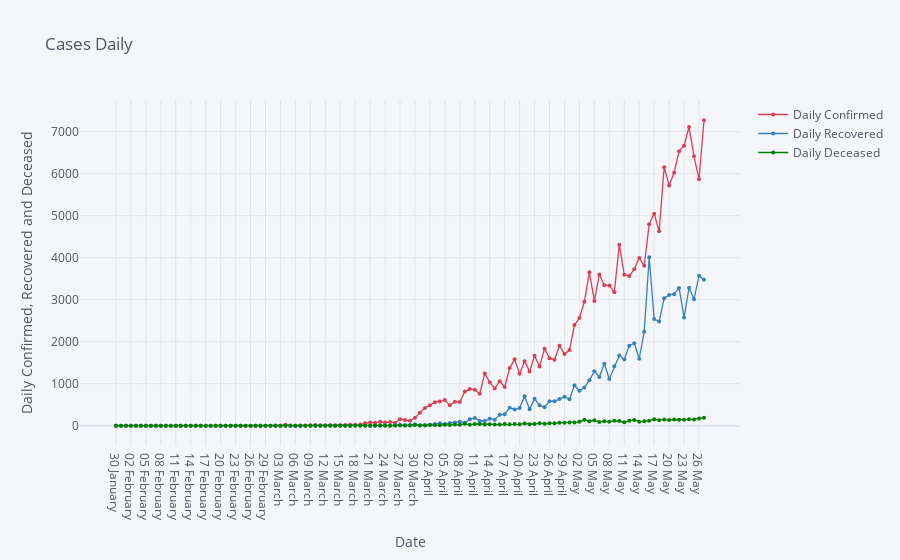

Notebook cell for this chart:
### Markdown cell above
# Daily confirmed, recovered and deceased.

### Code cell
df6.iplot(kind= 'scatter', x= 'Date', y=['Daily Confirmed', 'Daily Recovered', 'Daily Deceased'], mode= 'markers+lines', title= 'Cases Daily', xTitle= 'Date', yTitle= 'Daily Confirmed, Recovered and Deceased', color= ['red', 'blue', 'green'], size= 4)

### Figure 1 — Plotly figure (JSON) as saved in the notebook; plotly's stock layout.template omitted (floating-point values rounded to 4 significant figures)
{"data": [{"line": {"color": "rgba(219, 64, 82, 1.0)", "dash": "solid", "shape": "linear", "width": 1.3}, "marker": {"size": 4, "symbol": "circle"}, "mode": "markers+lines", "name": "Daily Confirmed", "text": "", "type": "scatter", "x": ["30 January ", "31 January ", "01 February ", "02 February ", "03 February ", "04 February ", "05 February ", "06 February ", "07 February ", "08 February ", "09 February ", "10 February ", "11 February ", "12 February ", "13 February ", "14 February ", "15 February ", "16 February ", "17 February ", "18 February ", "19 February ", "20 February ", "21 February ", "22 February ", "23 February ", "24 February ", "25 February ", "26 February ", "27 February ", "28 February ", "29 February ", "01 March ", "02 March ", "03 March ", "04 March ", "05 March ", "06 March ", "07 March ", "08 March ", "09 March ", "10 March ", "11 March ", "12 March ", "13 March ", "14 March ", "15 March ", "16 March ", "17 March ", "18 March ", "19 March ", "20 March ", "21 March ", "22 March ", "23 March ", "24 March ", "25 March ", "26 March ", "27 March ", "28 March ", "29 March ", "30 March ", "31 March ", "01 April ", "02 April ", "03 April ", "04 April ", "05 April ", "06 April ", "07 April ", "08 April ", "09 April ", "10 April ", "11 April ", "12 April ", "13 April ", "14 April ", "15 April ", "16 April ", "17 April ", "18 April ", "19 April ", "20 April ", "21 April ", "22 April ", "23 April ", "24 April ", "25 April ", "26 April ", "27 April ", "28 April ", "29 April ", "30 April ", "01 May ", "02 May ", "03 May ", "04 May ", "05 May ", "06 May ", "07 May ", "08 May ", "09 May ", "10 May ", "11 May ", "12 May ", "13 May ", "14 May ", "15 May ", "16 May ", "17 May ", "18 May ", "19 May ", "20 May ", "21 May ", "22 May ", "23 May ", "24 May ", "25 May ", "26 May ", "27 May "], "y": [1, 0, 0, 1, 1, 0, 0, 0, 0, 0, 0, 0, 0, 0, 0, 0, 0, 0, 0, 0, 0, 0, 0, 0, 0, 0, 0, 0, 0, 0, 0, 0, 2, 1, 22, 2, 1, 3, 5, 9, 15, 8, 10, 10, 11, 10, 14, 20, 25, 27, 58, 78, 69, 94, 74, 86, 73, 153, 136, 120, 187, 309, 424, 486, 560, 579, 609, 484, 573, 565, 813, 871, 854, 758, 1243, 1031, 886, 1061, 922, 1371, 1580, 1239, 1537, 1292, 1667, 1408, 1835, 1607, 1568, 1902, 1705, 1801, 2396, 2564, 2952, 3656, 2971, 3602, 3344, 3339, 3175, 4311, 3592, 3562, 3726, 3991, 3808, 4794, 5049, 4628, 6154, 5720, 6023, 6536, 6665, 7111, 6414, 5866, 7271]}, {"line": {"color": "rgba(55, 128, 191, 1.0)", "dash": "solid", "shape": "linear", "width": 1.3}, "marker": {"size": 4, "symbol": "circle"}, "mode": "markers+lines", "name": "Daily Recovered", "text": "", "type": "scatter", "x": ["30 January ", "31 January ", "01 February ", "02 February ", "03 February ", "04 February ", "05 February ", "06 February ", "07 February ", "08 February ", "09 February ", "10 February ", "11 February ", "12 February ", "13 February ", "14 February ", "15 February ", "16 February ", "17 February ", "18 February ", "19 February ", "20 February ", "21 February ", "22 February ", "23 February ", "24 February ", "25 February ", "26 February ", "27 February ", "28 February ", "29 February ", "01 March ", "02 March ", "03 March ", "04 March ", "05 March ", "06 March ", "07 March ", "08 March ", "09 March ", "10 March ", "11 March ", "12 March ", "13 March ", "14 March ", "15 March ", "16 March ", "17 March ", "18 March ", "19 March ", "20 March ", "21 March ", "22 March ", "23 March ", "24 March ", "25 March ", "26 March ", "27 March ", "28 March ", "29 March ", "30 March ", "31 March ", "01 April ", "02 April ", "03 April ", "04 April ", "05 April ", "06 April ", "07 April ", "08 April ", "09 April ", "10 April ", "11 April ", "12 April ", "13 April ", "14 April ", "15 April ", "16 April ", "17 April ", "18 April ", "19 April ", "20 April ", "21 April ", "22 April ", "23 April ", "24 April ", "25 April ", "26 April ", "27 April ", "28 April ", "29 April ", "30 April ", "01 May ", "02 May ", "03 May ", "04 May ", "05 May ", "06 May ", "07 May ", "08 May ", "09 May ", "10 May ", "11 May ", "12 May ", "13 May ", "14 May ", "15 May ", "16 May ", "17 May ", "18 May ", "19 May ", "20 May ", "21 May ", "22 May ", "23 May ", "24 May ", "25 May ", "26 May ", "27 May "], "y": [0, 0, 0, 0, 0, 0, 0, 0, 0, 0, 0, 0, 0, 0, 1, 0, 0, 1, 0, 0, 0, 1, 0, 0, 0, 0, 0, 0, 0, 0, 0, 0, 0, 0, 0, 0, 0, 0, 0, 0, 1, 0, 0, 6, 0, 3, 1, 1, 0, 5, 3, 0, 0, 2, 15, 3, 7, 25, 10, 17, 35, 13, 19, 22, 39, 56, 43, 65, 75, 96, 70, 151, 186, 114, 112, 167, 144, 258, 273, 426, 388, 419, 703, 394, 642, 484, 442, 585, 580, 636, 690, 630, 962, 831, 911, 1082, 1295, 1161, 1475, 1111, 1414, 1669, 1579, 1905, 1963, 1594, 2234, 4012, 2538, 2482, 3032, 3113, 3131, 3280, 2576, 3285, 3012, 3571, 3472]}, {"line": {"color": "rgba(0, 128, 0, 1.0)", "dash": "solid", "shape": "linear", "width": 1.3}, "marker": {"size": 4, "symbol": "circle"}, "mode": "markers+lines", "name": "Daily Deceased", "text": "", "type": "scatter", "x": ["30 January ", "31 January ", "01 February ", "02 February ", "03 February ", "04 February ", "05 February ", "06 February ", "07 February ", "08 February ", "09 February ", "10 February ", "11 February ", "12 February ", "13 February ", "14 February ", "15 February ", "16 February ", "17 February ", "18 February ", "19 February ", "20 February ", "21 February ", "22 February ", "23 February ", "24 February ", "25 February ", "26 February ", "27 February ", "28 February ", "29 February ", "01 March ", "02 March ", "03 March ", "04 March ", "05 March ", "06 March ", "07 March ", "08 March ", "09 March ", "10 March ", "11 March ", "12 March ", "13 March ", "14 March ", "15 March ", "16 March ", "17 March ", "18 March ", "19 March ", "20 March ", "21 March ", "22 March ", "23 March ", "24 March ", "25 March ", "26 March ", "27 March ", "28 March ", "29 March ", "30 March ", "31 March ", "01 April ", "02 April ", "03 April ", "04 April ", "05 April ", "06 April ", "07 April ", "08 April ", "09 April ", "10 April ", "11 April ", "12 April ", "13 April ", "14 April ", "15 April ", "16 April ", "17 April ", "18 April ", "19 April ", "20 April ", "21 April ", "22 April ", "23 April ", "24 April ", "25 April ", "26 April ", "27 April ", "28 April ", "29 April ", "30 April ", "01 May ", "02 May ", "03 May ", "04 May ", "05 May ", "06 May ", "07 May ", "08 May ", "09 May ", "10 May ", "11 May ", "12 May ", "13 May ", "14 May ", "15 May ", "16 May ", "17 May ", "18 May ", "19 May ", "20 May ", "21 May ", "22 May ", "23 May ", "24 May ", "25 May ", "26 May ", "27 May "], "y": [0, 0, 0, 0, 0, 0, 0, 0, 0, 0, 0, 0, 0, 0, 0, 0, 0, 0, 0, 0, 0, 0, 0, 0, 0, 0, 0, 0, 0, 0, 0, 0, 0, 0, 0, 0, 0, 0, 0, 0, 0, 0, 1, 0, 1, 0, 0, 1, 0, 1, 0, 0, 3, 2, 1, 1, 5, 3, 5, 3, 14, 6, 6, 16, 14, 13, 22, 16, 27, 20, 46, 22, 41, 42, 27, 37, 27, 26, 38, 35, 38, 33, 53, 36, 40, 59, 44, 56, 58, 69, 71, 75, 77, 92, 140, 103, 128, 91, 104, 97, 115, 112, 81, 120, 137, 97, 104, 120, 152, 131, 146, 134, 148, 142, 142, 156, 150, 173, 187]}], "layout": {"legend": {"bgcolor": "#F5F6F9", "font": {"color": "#4D5663"}}, "paper_bgcolor": "#F5F6F9", "plot_bgcolor": "#F5F6F9", "title": {"font": {"color": "#4D5663"}, "text": "Cases Daily"}, "xaxis": {"gridcolor": "#E1E5ED", "showgrid": true, "tickfont": {"color": "#4D5663"}, "title": {"font": {"color": "#4D5663"}, "text": "Date"}, "zerolinecolor": "#E1E5ED"}, "yaxis": {"gridcolor": "#E1E5ED", "showgrid": true, "tickfont": {"color": "#4D5663"}, "title": {"font": {"color": "#4D5663"}, "text": "Daily Confirmed, Recovered and Deceased"}, "zerolinecolor": "#E1E5ED"}}}
